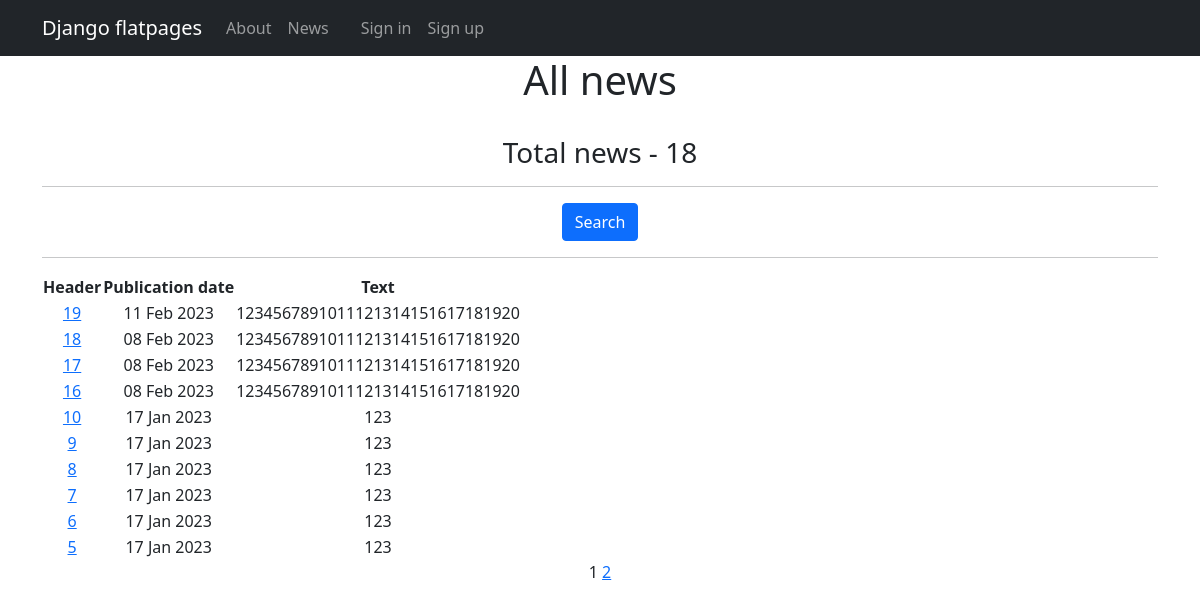
The page /news/ on the database as committed earlier.
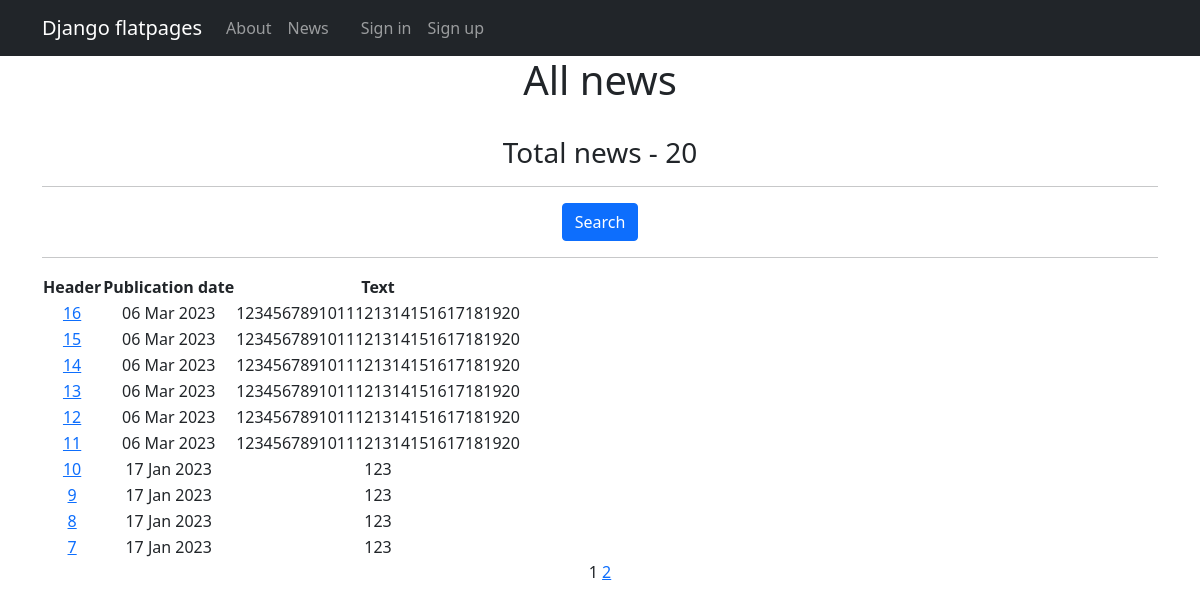
The same page on the database as committed later.
### news/models.py (models this page shows, shortened)
class Post(models.Model):
    author = models.ForeignKey('Author', on_delete=models.CASCADE)
    news = 'NW'
    article = 'AR'
    CATEGORY_CHOICES = [
        (news, 'News'),
        (article, 'Article'),
    ]
    category_type = models.CharField(max_length=2, choices=CATEGORY_CHOICES, default=news)
    time = models.DateTimeField(auto_now_add=True)
    categories = models.ManyToManyField('Category', through='PostCategory')
    header = models.CharField(max_length=128)
    text = models.TextField()
    rating = models.SmallIntegerField(default=0)

### news/views.py (the view)
# urls.py: path('', PostList.as_view(), name='post_list'),
class PostList(ListView):
    model = Post
    ordering = '-time'
    template_name = 'posts.html'
    context_object_name = 'posts'
    paginate_by = 10
    def get_context_data(self, **kwargs):
        context = super(PostList, self).get_context_data(**kwargs)
        context['all_posts'] = Post.objects.all()
        return context

### news/templatetags/custom_filters.py (called while the page is built)
@register.filter()
def censor(text):
    bad_words = ['murder', 'kill', 'murderer', 'killer', 'killed', 'violence', 'cruelty',]
    str_word = text
    if not isinstance(text, str):
        raise TypeError(f'{type(text)} is not "str"')
    for x in punctuation_list:
        str_word = str_word.replace(x, ' ')
    str_word = str_word.split()
    for word in str_word:
        if word.lower() in bad_words:
            text = text.replace(word, f'{word[0]}{"*"*(len(word)-1)}')
    return text

### news/templatetags/custom_tags.py (called while the page is built)
@register.simple_tag(takes_context=True)
def url_replace(context, **kwargs):
    d = context['request'].GET.copy()
    for k, v in kwargs.items():
        d[k] = v
    return d.urlencode()

### templates/posts.html (shortened to what this page needs)
{% extends 'flatpages/default.html' %}
{% load custom_filters %}
{% load custom_tags %}
{% block content %}
<h1>All news</h1>
<br>
<h3>Total news - {{ all_posts|length }}</h3>
<hr>
<a href="{% url 'post_search' %}" class="btn btn-primary" role="button">Search</a>
<hr>
{% if posts %}
    <table>
        <tr>
            <td><b>Header</b></td>
            <td><b>Publication date</b></td>
            <td><b>Text</b></td>
            <td>
            </td>
        </tr>
        {% for post in posts %}
            <tr>
                <td><a href="{% url 'post_detail' post.id %}">{{ post.header|censor }}</a></td>
                <td>{{ post.time|date:'d M Y' }}</td>
                <td>{{ post.text|truncatewords:20|censor }}</td>
                <td>
                </td>
            </tr>
        {% endfor %}
    </table>
{% else %}
    <h2>There is no news</h2>
{% endif %}
{{ page_obj.number }}
{% if page_obj.has_next %}
    <a href="?{% url_replace page=page_obj.next_page_number %}">{{ page_obj.next_page_number }}</a>
{% endif %}
{% endblock content %}

### templates/flatpages/default.html (shortened to what this page needs)
<!DOCTYPE html>
<html lang="en">
    <head>
        {% load static %}
        <link href="{% static 'css/styles.css' %}" rel="stylesheet">
    </head>
    <body>
    <nav class="navbar navbar-expand-lg navbar-dark bg-dark static-top">
        <div class="container">
            <a class="navbar-brand" href="/home/">Django flatpages</a>
            <div class="collapse navbar-collapse" id="navbarResponsive">
                <ul class="navbar-nav ml-auto">
                    <li class="nav-item">
                        <a class="nav-link" href="/about/">About</a>
                    </li>
                    <li class="nav-item">
                        <a class="nav-link" href="/news/">News</a>
                    </li>
                    <li class="nav-item">
                        <a class="nav-link" href="/profile/">{{ user.username }}</a>
                    </li>
                    <li class="nav-item">
                            <a class="nav-link" href="/accounts/login/">Sign in</a>
                    </li>
                    <li class="nav-item">
                        <a class="nav-link" href="/accounts/signup/">Sign up</a>
                    </li>
                </ul>
            </div>
        </div>
    </nav>
        <div class="container">
            <div class="row">
                <div class="col-lg-12 text-center">
                    {% block content %}{% endblock content %}
                </div>
            </div>
        </div>
    </body>
</html>

Rows that differ between the two databases and show on the page:
removed Post: header|censor "19", time "11 Feb 2023", text|censor "1234567891011121314151617181920"
removed Post: header|censor "18", time "08 Feb 2023", text|censor "1234567891011121314151617181920"
removed Post: header|censor "17", time "08 Feb 2023", text|censor "1234567891011121314151617181920"
removed Post: header|censor "16", time "08 Feb 2023", text|censor "1234567891011121314151617181920"
no longer on this page (row unchanged): Post: header|censor "6", time "17 Jan 2023", text|censor "123"
no longer on this page (row unchanged): Post: header|censor "5", time "17 Jan 2023", text|censor "123"
added Post: header|censor "16", time "06 Mar 2023", text|censor "1234567891011121314151617181920"
added Post: header|censor "15", time "06 Mar 2023", text|censor "1234567891011121314151617181920"
added Post: header|censor "14", time "06 Mar 2023", text|censor "1234567891011121314151617181920"
added Post: header|censor "13", time "06 Mar 2023", text|censor "1234567891011121314151617181920"
added Post: header|censor "12", time "06 Mar 2023", text|censor "1234567891011121314151617181920"
added Post: header|censor "11", time "06 Mar 2023", text|censor "1234567891011121314151617181920"
Other text that changed with them:
{{ all_posts|length }}: "18" → "20"
